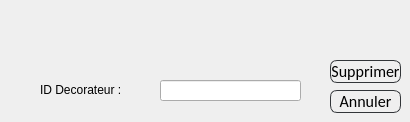
     <widget class="QWidget" name="Supprimer_Theme">
      <attribute name="title">
       <string>Supprimer Decorateur</string>
      </attribute>
      <widget class="QLabel" name="label_24">
       <property name="geometry">
        <rect>
         <x>40</x>
         <y>80</y>
         <width>101</width>
         <height>20</height>
        </rect>
       </property>
       <property name="styleSheet">
        <string notr="true">font: 75 11pt &quot;MS Shell Dlg 2&quot;;
color: rgb(0, 0, 0);</string>
       </property>
       <property name="text">
        <string>ID Decorateur :</string>
       </property>
      </widget>
      <widget class="QLineEdit" name="le_supp_theme">
       <property name="geometry">
        <rect>
         <x>160</x>
         <y>80</y>
         <width>141</width>
         <height>21</height>
        </rect>
       </property>
       <property name="text">
        <string/>
       </property>
      </widget>
      <widget class="QPushButton" name="Annuler_Supprimertheme">
       <property name="geometry">
        <rect>
         <x>330</x>
         <y>90</y>
         <width>71</width>
         <height>23</height>
        </rect>
       </property>
       <property name="styleSheet">
        <string notr="true">QPushButton
{
	background: transparent;
	border-style:solid;
	border-radius:7px;
	border-width:1px;
border-color: rgb(50, 53, 57);
	color:rgb(0,0,0);
	font-size:16px;
font-family:Calibri;
}

QPushButton:hover
{
	background-color: #00000000;
	border-color: rgb(255, 0, 0);
	/*color:rgb(30, 227, 0);*/
}

QPushButton:focus
{
	background-color: rgb(255, 0, 0);
	border-color:rgb(255, 0, 0);
	color:rgb(255, 255, 255);
}</string>
       </property>
       <property name="text">
        <string>Annuler</string>
       </property>
      </widget>
      <widget class="QPushButton" name="pb_supprimertheme">
       <property name="geometry">
        <rect>
         <x>330</x>
         <y>60</y>
         <width>71</width>
         <height>23</height>
        </rect>
       </property>
       <property name="styleSheet">
        <string notr="true">QPushButton
{
	background: transparent;
	border-style:solid;
	border-radius:7px;
	border-width:1px;
border-color: rgb(50, 53, 57);
	color:rgb(0,0,0);
	font-size:16px;
font-family:Calibri;
}

QPushButton:hover
{
	background-color: #00000000;
	border-color: rgb(30, 227, 0);
	/*color:rgb(30, 227, 0);*/
}

QPushButton:focus
{
	background-color:  rgb(30, 227, 0);
	border-color: rgba(30, 227, 0,0);
	color:rgb(255, 255, 255);
}</string>
       </property>
       <property name="text">
        <string>Supprimer</string>
       </property>
      </widget>
     </widget>
